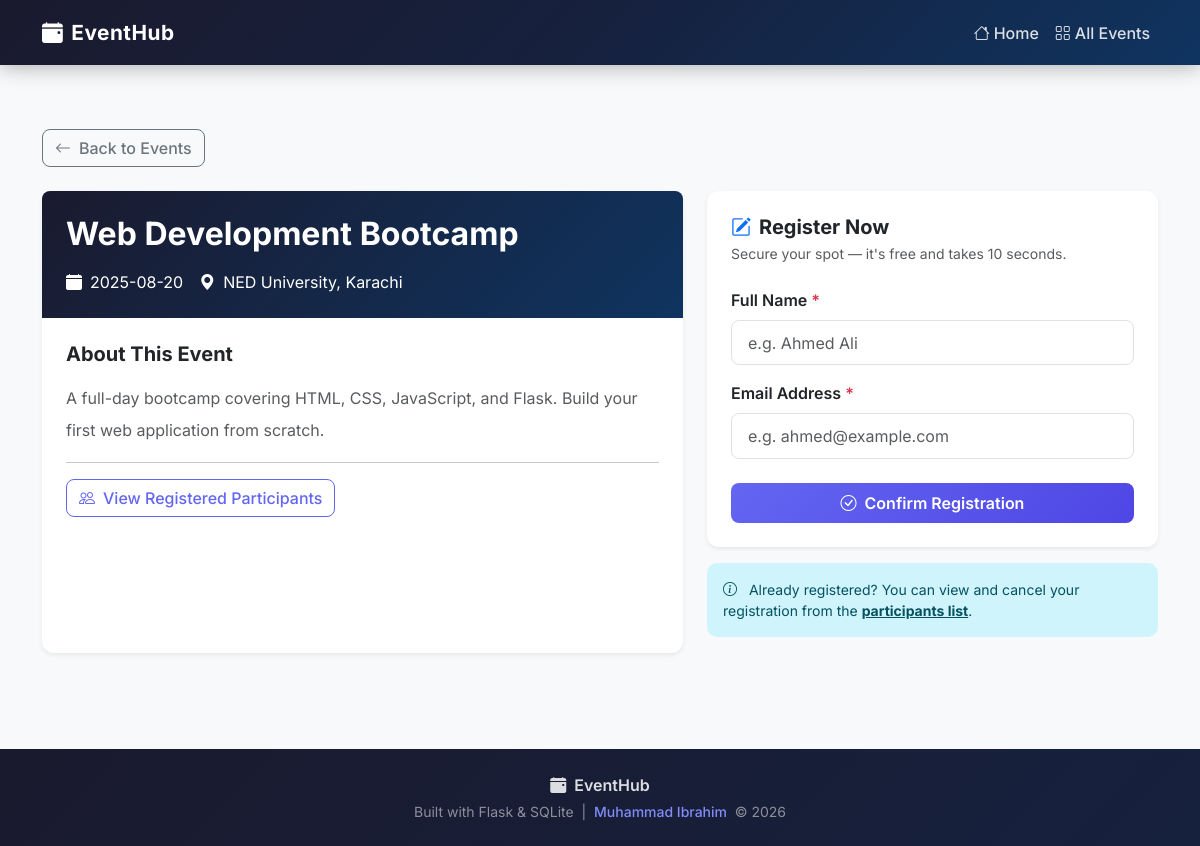
Screenshot of /events/2 with the database file from the repository.
### tables this page shows
CREATE TABLE events (
        id          INTEGER PRIMARY KEY AUTOINCREMENT,
        title       TEXT    NOT NULL,
        description TEXT    NOT NULL,
        date        TEXT    NOT NULL,
        venue       TEXT    NOT NULL
    );

### app.py (the view)
@app.route('/events/<int:event_id>')
def event_detail(event_id):
    conn = get_db()
    cursor = conn.cursor()
    cursor.execute('SELECT * FROM events WHERE id = ?', (event_id,))
    event = cursor.fetchone()
    conn.close()
    if event is None:
        return render_template('404.html'), 404
    return render_template('event_detail.html', event=event)

### app.py (called while the page is built)
def get_db():
    conn = sqlite3.connect(DATABASE)
    conn.row_factory = sqlite3.Row
    return conn

### templates/event_detail.html (shortened to what this page needs)
{% extends 'base.html' %}
{% block content %}
<div class="container py-5">
    <a href="{{ url_for('events') }}" class="btn btn-outline-secondary mb-4">
        <i class="bi bi-arrow-left me-2"></i>Back to Events
    </a>
    <div class="row g-4">
        <div class="col-lg-7">
            <div class="card shadow-sm border-0 h-100">
                <div class="detail-header p-4 text-white">
                    <h2 class="fw-bold mb-3">{{ event['title'] }}</h2>
                    <div class="d-flex flex-wrap gap-3">
                        <span>
                            <i class="bi bi-calendar-fill me-2"></i>{{ event['date'] }}
                        </span>
                        <span>
                            <i class="bi bi-geo-alt-fill me-2"></i>{{ event['venue'] }}
                        </span>
                    </div>
                </div>
                <div class="card-body p-4">
                    <h5 class="fw-bold mb-3">About This Event</h5>
                    <p class="text-muted lh-lg">{{ event['description'] }}</p>
                    <hr>
                    <a href="{{ url_for('view_registrations', event_id=event['id']) }}"
                       class="btn btn-outline-primary">
                        <i class="bi bi-people me-2"></i>View Registered Participants
                    </a>
                </div>
            </div>
        </div>
        <div class="col-lg-5">
            <div class="card shadow-sm border-0">
                <div class="card-body p-4">
                    <h5 class="fw-bold mb-1">
                        <i class="bi bi-pencil-square me-2 text-primary"></i>Register Now
                    </h5>
                    <p class="text-muted small mb-4">
                        Secure your spot — it's free and takes 10 seconds.
                    </p>
                    <form action="{{ url_for('register', event_id=event['id']) }}" method="POST">
                        <div class="mb-3">
                            <label for="student_name" class="form-label fw-semibold">
                                Full Name <span class="text-danger">*</span>
                            </label>
                            <input
                                type="text"
                                class="form-control"
                                id="student_name"
                                name="student_name"
                                placeholder="e.g. Ahmed Ali"
                                required
                            >
                        </div>
                        <div class="mb-4">
                            <label for="email" class="form-label fw-semibold">
                                Email Address <span class="text-danger">*</span>
                            </label>
                            <input
                                type="email"
                                class="form-control"
                                id="email"
                                name="email"
                                placeholder="e.g. ahmed@example.com"
                                required
                            >
                        </div>
                        <button type="submit" class="btn btn-primary w-100 py-2 fw-semibold">
                            <i class="bi bi-check-circle me-2"></i>Confirm Registration
                        </button>
                    </form>
                </div>
            </div>
            <div class="alert alert-info mt-3 small">
                <i class="bi bi-info-circle me-2"></i>
                Already registered? You can view and cancel your registration from the
                <a href="{{ url_for('view_registrations', event_id=event['id']) }}"
                   class="alert-link">participants list</a>.
            </div>
        </div>
    </div>
</div>
{% endblock %}

### static/style.css (style rules this page uses)
body { font-family: 'Inter', sans-serif; background-color: #f8f9fa; color: #212529; }
.detail-header { background: linear-gradient(135deg, #1a1a2e 0%, #0f3460 100%); border-radius: 0.5rem 0.5rem 0 0; }
.btn-primary { background: linear-gradient(135deg, #6366f1, #4f46e5); border: none; border-radius: 8px; font-weight: 600; transition: all 0.2s; }
.btn-outline-primary { border-color: #6366f1; color: #6366f1; border-radius: 8px; font-weight: 500; }
.btn-outline-secondary { border-radius: 8px; font-weight: 500; }
.form-control { border-radius: 8px; border: 1.5px solid #dee2e6; padding: 0.6rem 1rem; transition: border-color 0.2s, box-shadow 0.2s; }
.card { border-radius: 12px; }
.alert { border-radius: 10px; border: none; }

### rows the page displays
events: title "Web Development Bootcamp", date "2025-08-20", venue "NED University, Karachi", description "A full-day bootcamp covering HTML, CSS, JavaScript, and Flask. Build your first web application from scratch."
